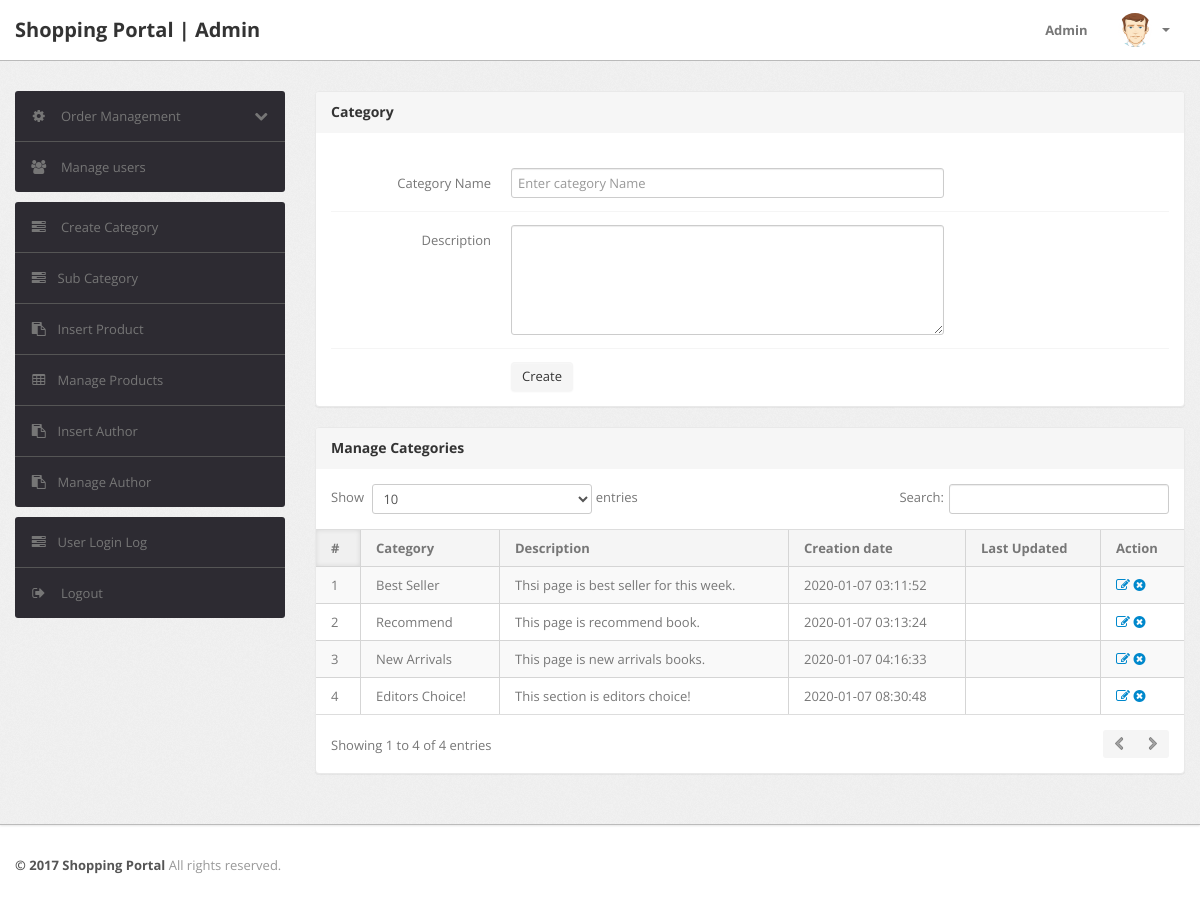
The app's page /shopping/admin/category.php (signed in) with its own data.
### tables this page shows
CREATE TABLE `category` (
  `id` int(11) NOT NULL,
  `categoryName` varchar(255) DEFAULT NULL,
  `categoryDescription` longtext DEFAULT NULL,
  `creationDate` timestamp NOT NULL DEFAULT current_timestamp(),
  `updationDate` varchar(255) DEFAULT NULL
);

### shopping/admin/category.php (the view, shortened to what this page needs)
<?php
include('include/config.php');
if(strlen($_SESSION['alogin'])==0)
	{
header('location:index.php');
}
else{
?>
<!DOCTYPE html>
<html lang="en">
<head>
	<link type="text/css" href="bootstrap/css/bootstrap.min.css" rel="stylesheet">
	<link type="text/css" href="bootstrap/css/bootstrap-responsive.min.css" rel="stylesheet">
	<link type="text/css" href="css/theme.css" rel="stylesheet">
	<link type="text/css" href="images/icons/css/font-awesome.css" rel="stylesheet">
</head>
<body>
<?php include('include/header.php');?>
	<div class="wrapper">
		<div class="container">
			<div class="row">
<?php include('include/sidebar.php');?>
			<div class="span9">
					<div class="content">
						<div class="module">
							<div class="module-head">
								<h3>Category</h3>
							</div>
							<div class="module-body">
									<br />
			<form class="form-horizontal row-fluid" name="Category" method="post" >
<div class="control-group">
<label class="control-label" for="basicinput">Category Name</label>
<div class="controls">
<input type="text" placeholder="Enter category Name"  name="category" class="span8 tip" required>
</div>
</div>
<div class="control-group">
											<label class="control-label" for="basicinput">Description</label>
											<div class="controls">
												<textarea class="span8" name="description" rows="5"></textarea>
											</div>
										</div>
	<div class="control-group">
											<div class="controls">
												<button type="submit" name="submit" class="btn">Create</button>
											</div>
										</div>
									</form>
							</div>
						</div>
	<div class="module">
							<div class="module-head">
								<h3>Manage Categories</h3>
							</div>
							<div class="module-body table">
								<table cellpadding="0" cellspacing="0" border="0" class="datatable-1 table table-bordered table-striped	 display" width="100%">
									<thead>
										<tr>
											<th>#</th>
											<th>Category</th>
											<th>Description</th>
											<th>Creation date</th>
											<th>Last Updated</th>
											<th>Action</th>
										</tr>
									</thead>
									<tbody>
<?php $query=mysqli_query($con,"select * from category");
$cnt=1;
while($row=mysqli_fetch_array($query))
{
?>
										<tr>
											<td><?php echo htmlentities($cnt);?></td>
											<td><?php echo htmlentities($row['categoryName']);?></td>
											<td><?php echo htmlentities($row['categoryDescription']);?></td>
											<td> <?php echo htmlentities($row['creationDate']);?></td>
											<td><?php echo htmlentities($row['updationDate']);?></td>
											<td>
											<a href="edit-category.php?id=<?php echo $row['id']?>" ><i class="icon-edit"></i></a>
											<a href="category.php?id=<?php echo $row['id']?>&del=delete" onClick="return confirm('Are you sure you want to delete?')"><i class="icon-remove-sign"></i></a></td>
										</tr>
										<?php $cnt=$cnt+1; } ?>
								</table>
							</div>
						</div>
					</div>
				</div>
			</div>
		</div>
	</div>
<?php include('include/footer.php');?>
</body>
<?php } ?>

### records on screen
category: categoryName "Best Seller", categoryDescription "Thsi page is best seller for this week.", creationDate "2020-01-07 03:11:52"
category: categoryName "Recommend", categoryDescription "This page is recommend book.", creationDate "2020-01-07 03:13:24"
category: categoryName "New Arrivals", categoryDescription "This page is new arrivals books.", creationDate "2020-01-07 04:16:33"
category: categoryName "Editors Choice!", categoryDescription "This section is editors choice!", creationDate "2020-01-07 08:30:48"
